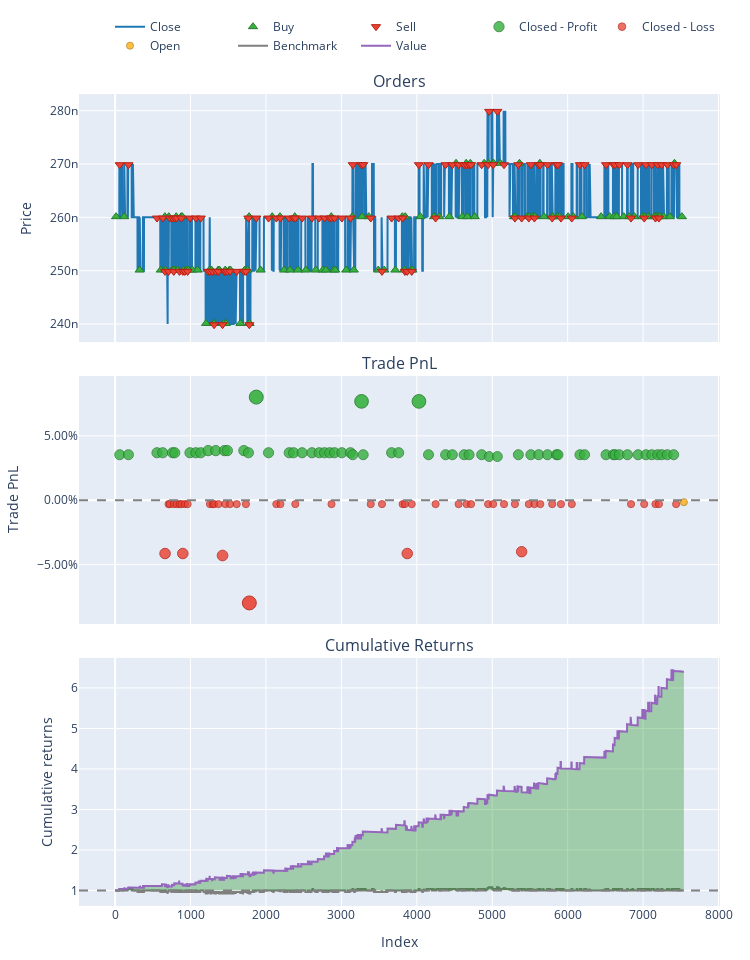

The notebook cell this image was saved under:
### Code cell
pf.plot().show()

### Figure 1 — Plotly figure (JSON) as saved in the notebook; plotly's stock layout.template omitted (floating-point values rounded to 4 significant figures; data arrays with more than 128 entries replaced by an {"elided": "..."} marker saying what was removed)
{"data": [{"legendgroup": "0", "line": {"color": "#1f77b4"}, "name": "Close", "showlegend": true, "type": "scatter", "uid": "56b75f17-0c3e-4a8b-918a-66c8fd724cad", "x": {"elided": "7542 int values"}, "xaxis": "x", "y": {"elided": "7542 float values"}, "yaxis": "y"}, {"customdata": {"elided": "112x3 float values"}, "hovertemplate": "Order Id: %{customdata[0]}<br>Timestamp: %{x}<br>Price: %{y}<br>Size: %{customdata[1]:.6f}<br>Fees: %{customdata[2]:.6f}", "legendgroup": "1", "marker": {"color": "#37B13F", "line": {"color": "rgb(38,123,44)", "width": 1}, "size": 8, "symbol": "triangle-up"}, "mode": "markers", "name": "Buy", "type": "scatter", "uid": "c507d1cc-6ae8-4be7-a869-22a5718734ec", "x": [12, 120, 325, 605, 659, 667, 711, 752, 775, 782, 810, 829, 875, 891, 907, 946, 971, 1024, 1094, 1205, 1251, 1278, 1310, 1313, 1367, 1383, 1441, 1460, 1469, 1515, 1529, 1661, 1718, 1756, 1776, 1782, 1929, 2083, 2186, 2240, 2318, 2382, 2423, 2528, 2659, 2754, 2792, 2866, 2898, 2918, 3063, 3144, 3164, 3273, 3362, 3489, 3568, 3715, 3808, 3833, 3847, 3922, 3940, 4047, 4228, 4298, 4431, 4520, 4603, 4654, 4671, 4709, 4768, 4893, 4947, 5011, 5019, 5107, 5289, 5303, 5361, 5463, 5490, 5541, 5567, 5631, 5686, 5793, 5802, 5862, 5893, 6006, 6076, 6189, 6443, 6557, 6616, 6652, 6744, 6816, 6885, 6989, 7023, 7066, 7146, 7174, 7202, 7221, 7273, 7356, 7416, 7515], "xaxis": "x", "y": [2.601e-07, 2.601e-07, 2.501e-07, 2.501e-07, 2.601e-07, 2.501e-07, 2.601e-07, 2.501e-07, 2.501e-07, 2.501e-07, 2.601e-07, 2.501e-07, 2.601e-07, 2.601e-07, 2.501e-07, 2.501e-07, 2.501e-07, 2.501e-07, 2.501e-07, 2.401e-07, 2.501e-07, 2.501e-07, 2.401e-07, 2.401e-07, 2.501e-07, 2.501e-07, 2.401e-07, 2.501e-07, 2.401e-07, 2.501e-07, 2.501e-07, 2.401e-07, 2.501e-07, 2.501e-07, 2.601e-07, 2.401e-07, 2.501e-07, 2.601e-07, 2.601e-07, 2.501e-07, 2.501e-07, 2.601e-07, 2.501e-07, 2.501e-07, 2.501e-07, 2.501e-07, 2.501e-07, 2.601e-07, 2.501e-07, 2.501e-07, 2.501e-07, 2.601e-07, 2.501e-07, 2.601e-07, 2.601e-07, 2.501e-07, 2.501e-07, 2.501e-07, 2.601e-07, 2.501e-07, 2.601e-07, 2.501e-07, 2.501e-07, 2.601e-07, 2.601e-07, 2.601e-07, 2.601e-07, 2.701e-07, 2.601e-07, 2.701e-07, 2.601e-07, 2.701e-07, 2.601e-07, 2.701e-07, 2.701e-07, 2.701e-07, 2.701e-07, 2.701e-07, 2.601e-07, 2.601e-07, 2.701e-07, 2.601e-07, 2.601e-07, 2.601e-07, 2.601e-07, 2.701e-07, 2.601e-07, 2.601e-07, 2.601e-07, 2.601e-07, 2.601e-07, 2.601e-07, 2.601e-07, 2.601e-07, 2.601e-07, 2.601e-07, 2.601e-07, 2.601e-07, 2.601e-07, 2.601e-07, 2.601e-07, 2.601e-07, 2.601e-07, 2.601e-07, 2.601e-07, 2.601e-07, 2.601e-07, 2.601e-07, 2.601e-07, 2.601e-07, 2.701e-07, 2.601e-07], "yaxis": "y"}, {"customdata": {"elided": "111x3 float values"}, "hovertemplate": "Order Id: %{customdata[0]}<br>Timestamp: %{x}<br>Price: %{y}<br>Size: %{customdata[1]:.6f}<br>Fees: %{customdata[2]:.6f}", "legendgroup": "2", "marker": {"color": "#EA4335", "line": {"color": "rgb(181,31,18)", "width": 1}, "size": 8, "symbol": "triangle-down"}, "mode": "markers", "name": "Sell", "type": "scatter", "uid": "5d5a6f1f-5afa-4928-a185-baeaaaf20b13", "x": [61, 176, 555, 631, 662, 708, 726, 761, 777, 790, 815, 853, 878, 897, 924, 961, 992, 1070, 1135, 1233, 1257, 1293, 1312, 1334, 1370, 1424, 1449, 1461, 1487, 1523, 1612, 1707, 1734, 1767, 1779, 1871, 2034, 2137, 2191, 2308, 2366, 2389, 2479, 2610, 2705, 2776, 2845, 2869, 2909, 3006, 3120, 3151, 3267, 3289, 3389, 3538, 3666, 3759, 3812, 3842, 3873, 3932, 4028, 4155, 4249, 4382, 4471, 4554, 4627, 4660, 4693, 4719, 4860, 4945, 4959, 5012, 5068, 5156, 5301, 5346, 5390, 5485, 5512, 5559, 5616, 5637, 5733, 5795, 5851, 5871, 5911, 6055, 6163, 6224, 6509, 6606, 6628, 6685, 6793, 6840, 6934, 7015, 7038, 7116, 7164, 7193, 7210, 7248, 7321, 7406, 7438], "xaxis": "x", "y": [2.699e-07, 2.699e-07, 2.599e-07, 2.599e-07, 2.499e-07, 2.499e-07, 2.599e-07, 2.599e-07, 2.499e-07, 2.599e-07, 2.599e-07, 2.499e-07, 2.599e-07, 2.499e-07, 2.499e-07, 2.499e-07, 2.599e-07, 2.599e-07, 2.599e-07, 2.499e-07, 2.499e-07, 2.499e-07, 2.399e-07, 2.499e-07, 2.499e-07, 2.399e-07, 2.499e-07, 2.499e-07, 2.499e-07, 2.499e-07, 2.499e-07, 2.499e-07, 2.499e-07, 2.599e-07, 2.399e-07, 2.599e-07, 2.599e-07, 2.599e-07, 2.599e-07, 2.599e-07, 2.599e-07, 2.599e-07, 2.599e-07, 2.599e-07, 2.599e-07, 2.599e-07, 2.599e-07, 2.599e-07, 2.599e-07, 2.599e-07, 2.599e-07, 2.699e-07, 2.699e-07, 2.699e-07, 2.599e-07, 2.499e-07, 2.599e-07, 2.599e-07, 2.599e-07, 2.499e-07, 2.499e-07, 2.499e-07, 2.699e-07, 2.699e-07, 2.599e-07, 2.699e-07, 2.699e-07, 2.699e-07, 2.699e-07, 2.699e-07, 2.699e-07, 2.699e-07, 2.699e-07, 2.699e-07, 2.799e-07, 2.699e-07, 2.799e-07, 2.699e-07, 2.599e-07, 2.699e-07, 2.599e-07, 2.599e-07, 2.699e-07, 2.599e-07, 2.699e-07, 2.699e-07, 2.699e-07, 2.599e-07, 2.699e-07, 2.699e-07, 2.599e-07, 2.599e-07, 2.699e-07, 2.699e-07, 2.699e-07, 2.699e-07, 2.699e-07, 2.699e-07, 2.699e-07, 2.599e-07, 2.699e-07, 2.599e-07, 2.699e-07, 2.699e-07, 2.599e-07, 2.699e-07, 2.599e-07, 2.699e-07, 2.699e-07, 2.699e-07, 2.699e-07], "yaxis": "y"}, {"customdata": {"elided": "61x4 float values"}, "hovertemplate": "Exit Trade Id: %{customdata[0]}<br>Position Id: %{customdata[1]}<br>Exit Timestamp: %{x}<br>PnL: %{customdata[2]:.6f}<br>Return: %{customdata[3]:.2%}", "legendgroup": "3", "marker": {"color": "#37B13F", "line": {"color": "rgb(38,123,44)", "width": 1}, "opacity": [0.8146, 0.8146, 0.8175, 0.8175, 0.8175, 0.8175, 0.8175, 0.8175, 0.8175, 0.8207, 0.8207, 0.8207, 0.8207, 0.8207, 0.8175, 0.9, 0.8175, 0.8175, 0.8175, 0.8175, 0.8175, 0.8175, 0.8175, 0.8175, 0.8175, 0.8175, 0.8175, 0.8146, 0.8937, 0.8146, 0.8175, 0.8175, 0.8937, 0.8146, 0.8146, 0.8146, 0.8146, 0.8146, 0.8146, 0.8119, 0.8119, 0.8146, 0.8146, 0.8146, 0.8146, 0.8146, 0.8146, 0.8146, 0.8146, 0.8146, 0.8146, 0.8146, 0.8146, 0.8146, 0.8146, 0.8146, 0.8146, 0.8146, 0.8146, 0.8146, 0.8146], "size": [10.02, 10.02, 10.15, 10.15, 10.15, 10.15, 10.15, 10.15, 10.15, 10.3, 10.3, 10.3, 10.3, 10.3, 10.15, 14, 10.15, 10.15, 10.15, 10.15, 10.15, 10.15, 10.15, 10.15, 10.15, 10.15, 10.15, 10.02, 13.7, 10.02, 10.15, 10.15, 13.7, 10.02, 10.02, 10.02, 10.02, 10.02, 10.02, 9.889, 9.889, 10.02, 10.02, 10.02, 10.02, 10.02, 10.02, 10.02, 10.02, 10.02, 10.02, 10.02, 10.02, 10.02, 10.02, 10.02, 10.02, 10.02, 10.02, 10.02, 10.02], "symbol": "circle"}, "mode": "markers", "name": "Closed - Profit", "type": "scatter", "uid": "f1a704e3-3cd6-4695-9d48-1d0cf4cc7aef", "x": [61, 176, 555, 631, 761, 790, 992, 1070, 1135, 1233, 1334, 1449, 1487, 1707, 1767, 1871, 2034, 2308, 2366, 2479, 2610, 2705, 2776, 2845, 2909, 3006, 3120, 3151, 3267, 3289, 3666, 3759, 4028, 4155, 4382, 4471, 4627, 4693, 4860, 4959, 5068, 5346, 5512, 5616, 5733, 5851, 5871, 6163, 6224, 6509, 6606, 6628, 6685, 6793, 6934, 7038, 7116, 7193, 7248, 7321, 7406], "xaxis": "x2", "y": [0.03539, 0.03539, 0.03692, 0.03692, 0.03692, 0.03692, 0.03692, 0.03692, 0.03692, 0.03858, 0.03858, 0.03858, 0.03858, 0.03858, 0.03692, 0.08017, 0.03692, 0.03692, 0.03692, 0.03692, 0.03692, 0.03692, 0.03692, 0.03692, 0.03692, 0.03692, 0.03692, 0.03539, 0.07684, 0.03539, 0.03692, 0.03692, 0.07684, 0.03539, 0.03539, 0.03539, 0.03539, 0.03539, 0.03539, 0.03396, 0.03396, 0.03539, 0.03539, 0.03539, 0.03539, 0.03539, 0.03539, 0.03539, 0.03539, 0.03539, 0.03539, 0.03539, 0.03539, 0.03539, 0.03539, 0.03539, 0.03539, 0.03539, 0.03539, 0.03539, 0.03539], "yaxis": "y2"}, {"customdata": {"elided": "50x4 float values"}, "hovertemplate": "Exit Trade Id: %{customdata[0]}<br>Position Id: %{customdata[1]}<br>Exit Timestamp: %{x}<br>PnL: %{customdata[2]:.6f}<br>Return: %{customdata[3]:.2%}", "legendgroup": "4", "marker": {"color": "#EA4335", "line": {"color": "rgb(181,31,18)", "width": 1}, "opacity": [0.826, 0.7529, 0.7529, 0.7529, 0.7529, 0.7529, 0.7529, 0.826, 0.7529, 0.7529, 0.7529, 0.7529, 0.7529, 0.7529, 0.829, 0.7529, 0.7529, 0.7529, 0.7529, 0.8992, 0.7529, 0.7529, 0.7529, 0.7529, 0.7529, 0.7529, 0.7529, 0.7529, 0.826, 0.7529, 0.7529, 0.7529, 0.7529, 0.7529, 0.7529, 0.7529, 0.7529, 0.7529, 0.8233, 0.7529, 0.7529, 0.7529, 0.7529, 0.7529, 0.7529, 0.7529, 0.7529, 0.7529, 0.7529, 0.7529], "size": [10.55, 7.133, 7.133, 7.133, 7.133, 7.133, 7.133, 10.55, 7.133, 7.133, 7.133, 7.133, 7.133, 7.133, 10.69, 7.133, 7.133, 7.133, 7.133, 13.96, 7.133, 7.133, 7.133, 7.133, 7.133, 7.133, 7.133, 7.133, 10.55, 7.133, 7.133, 7.133, 7.133, 7.133, 7.133, 7.133, 7.133, 7.133, 10.42, 7.133, 7.133, 7.133, 7.133, 7.133, 7.133, 7.133, 7.133, 7.133, 7.133, 7.133], "symbol": "circle"}, "mode": "markers", "name": "Closed - Loss", "type": "scatter", "uid": "b8291e4f-b393-4c2e-97a0-92197d137ef7", "x": [662, 708, 726, 777, 815, 853, 878, 897, 924, 961, 1257, 1293, 1312, 1370, 1424, 1461, 1523, 1612, 1734, 1779, 2137, 2191, 2389, 2869, 3389, 3538, 3812, 3842, 3873, 3932, 4249, 4554, 4660, 4719, 4945, 5012, 5156, 5301, 5390, 5485, 5559, 5637, 5795, 5911, 6055, 6840, 7015, 7164, 7210, 7438], "xaxis": "x2", "y": [-0.04138, -0.002999, -0.002999, -0.002999, -0.002999, -0.002999, -0.002999, -0.04138, -0.002999, -0.002999, -0.002999, -0.002999, -0.002999, -0.002999, -0.04292, -0.002999, -0.002999, -0.002999, -0.002999, -0.07977, -0.002999, -0.002999, -0.002999, -0.002999, -0.002999, -0.002999, -0.002999, -0.002999, -0.04138, -0.002999, -0.002999, -0.002999, -0.002999, -0.002999, -0.002999, -0.002999, -0.002999, -0.002999, -0.03996, -0.002999, -0.002999, -0.002999, -0.002999, -0.002999, -0.002999, -0.002999, -0.002999, -0.002999, -0.002999, -0.002999], "yaxis": "y2"}, {"customdata": [[111, 111, -0.9599, -0.0015]], "hovertemplate": "Exit Trade Id: %{customdata[0]}<br>Position Id: %{customdata[1]}<br>Exit Timestamp: %{x}<br>PnL: %{customdata[2]:.6f}<br>Return: %{customdata[3]:.2%}", "legendgroup": "5", "marker": {"color": "#FFAA00", "line": {"color": "rgb(178,118,0)", "width": 1}, "opacity": [0.75], "size": [7], "symbol": "circle"}, "mode": "markers", "name": "Open", "type": "scatter", "uid": "4f8b0ea4-8e33-4edc-ae82-daed44fa9f17", "x": [7541], "xaxis": "x2", "y": [-0.0015], "yaxis": "y2"}, {"legendgroup": "6", "line": {"color": "#7f7f7f"}, "name": "Benchmark", "showlegend": true, "type": "scatter", "uid": "51e19360-0587-4704-92d3-36b3956df568", "x": {"elided": "7542 int values"}, "xaxis": "x3", "y": {"elided": "7542 float values"}, "yaxis": "y3"}, {"hoverinfo": "skip", "legendgroup": "7", "line": {"color": "rgba(0, 0, 0, 0)", "width": 0}, "opacity": 0, "showlegend": false, "type": "scatter", "uid": "16303605-5e4b-4609-be26-4f848b18db99", "x": {"elided": "7542 int values"}, "xaxis": "x3", "y": {"elided": "7542 int values"}, "yaxis": "y3"}, {"connectgaps": false, "fill": "tonexty", "fillcolor": "rgba(0, 128, 0, 0.3)", "hoverinfo": "skip", "legendgroup": "7", "line": {"color": "rgba(0, 0, 0, 0)", "width": 0}, "opacity": 0, "showlegend": false, "type": "scatter", "uid": "9fa9167c-f59c-4b41-b672-ccf8e819053d", "x": {"elided": "7542 int values"}, "xaxis": "x3", "y": {"elided": "7542 float values"}, "yaxis": "y3"}, {"hoverinfo": "skip", "legendgroup": "7", "line": {"color": "rgba(0, 0, 0, 0)", "width": 0}, "opacity": 0, "showlegend": false, "type": "scatter", "uid": "272797f9-eedf-4638-ac28-0bad840287e3", "x": {"elided": "7542 int values"}, "xaxis": "x3", "y": {"elided": "7542 int values"}, "yaxis": "y3"}, {"connectgaps": false, "fill": "tonexty", "fillcolor": "rgba(255, 0, 0, 0.3)", "hoverinfo": "skip", "legendgroup": "7", "line": {"color": "rgba(0, 0, 0, 0)", "width": 0}, "opacity": 0, "showlegend": false, "type": "scatter", "uid": "38c6c1a7-9d24-4023-ae78-baa5c2896375", "x": {"elided": "7542 int values"}, "xaxis": "x3", "y": {"elided": "7542 float values"}, "yaxis": "y3"}, {"legendgroup": "8", "line": {"color": "#9467bd"}, "name": "Value", "showlegend": true, "type": "scatter", "uid": "3a0e8bff-8ef0-4c05-a2d7-01b88c1ee60e", "x": {"elided": "7542 int values"}, "xaxis": "x3", "y": {"elided": "7542 float values"}, "yaxis": "y3"}, {"hoverinfo": "skip", "legendgroup": "7", "line": {"color": "rgba(0, 0, 0, 0)", "width": 0}, "opacity": 0, "showlegend": false, "type": "scatter", "uid": "01493b6a-8b39-47ad-9d52-e0ec35f06089", "x": {"elided": "7542 int values"}, "xaxis": "x3", "y": {"elided": "7542 int values"}, "yaxis": "y3"}], "layout": {"annotations": [{"font": {"size": 16}, "showarrow": false, "text": "Orders", "x": 0.5, "xanchor": "center", "xref": "paper", "y": 1, "yanchor": "bottom", "yref": "paper"}, {"font": {"size": 16}, "showarrow": false, "text": "Trade PnL", "x": 0.5, "xanchor": "center", "xref": "paper", "y": 0.6528, "yanchor": "bottom", "yref": "paper"}, {"font": {"size": 16}, "showarrow": false, "text": "Cumulative Returns", "x": 0.5, "xanchor": "center", "xref": "paper", "y": 0.3056, "yanchor": "bottom", "yref": "paper"}], "height": 960, "legend": {"orientation": "h", "traceorder": "normal", "x": 1, "xanchor": "right", "y": 1.042, "yanchor": "bottom"}, "margin": {"b": 30, "l": 30, "r": 30, "t": 30}, "shapes": [{"line": {"color": "gray", "dash": "dash"}, "type": "line", "x0": 0, "x1": 1, "xref": "paper", "y0": 0, "y1": 0, "yref": "y2"}, {"line": {"color": "gray", "dash": "dash"}, "type": "line", "x0": 0, "x1": 1, "xref": "paper", "y0": 1, "y1": 1, "yref": "y3"}], "showlegend": true, "width": 750, "xaxis": {"anchor": "y", "domain": [0, 1], "matches": "x3", "showticklabels": false}, "xaxis2": {"anchor": "y2", "domain": [0, 1], "matches": "x3", "showticklabels": false}, "xaxis3": {"anchor": "y3", "domain": [0, 1], "title": {"text": "Index"}}, "yaxis": {"anchor": "x", "domain": [0.6944, 1], "title": {"text": "Price"}}, "yaxis2": {"anchor": "x2", "domain": [0.3472, 0.6528], "tickformat": ".2%", "title": {"text": "Trade PnL"}}, "yaxis3": {"anchor": "x3", "domain": [0, 0.3056], "title": {"text": "Cumulative returns"}}}}
